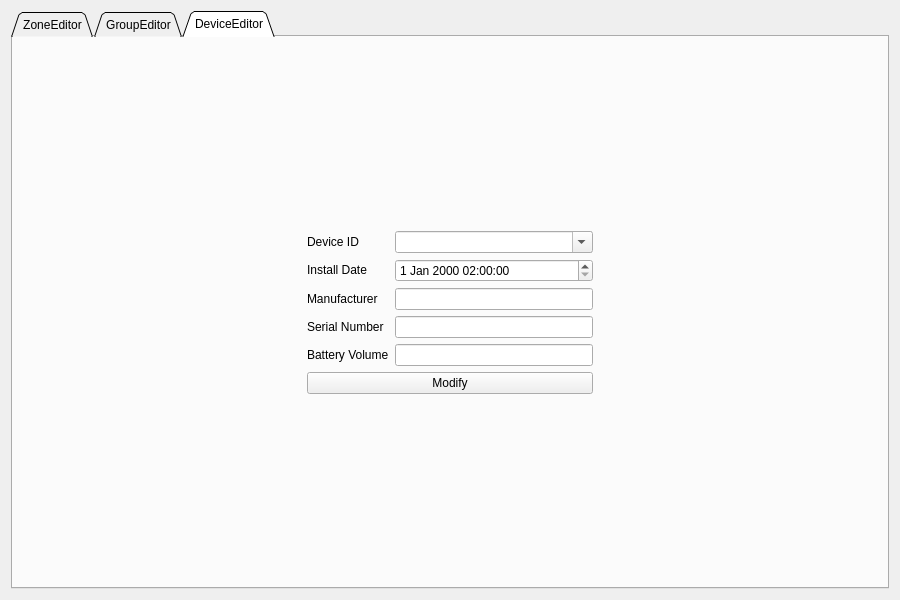
<?xml version="1.0" encoding="UTF-8"?>
<ui version="4.0">
 <class>DialogGroupEditor</class>
 <widget class="QDialog" name="DialogGroupEditor">
  <property name="geometry">
   <rect>
    <x>0</x>
    <y>0</y>
    <width>900</width>
    <height>600</height>
   </rect>
  </property>
  <property name="windowTitle">
   <string>GroupEditor</string>
  </property>
  <layout class="QGridLayout" name="gridLayout_5">
   <item row="0" column="0">
    <widget class="QTabWidget" name="tabWidget">
     <property name="tabShape">
      <enum>QTabWidget::Triangular</enum>
     </property>
     <property name="currentIndex">
      <number>2</number>
     </property>
     <widget class="QWidget" name="tabZone">
      <attribute name="title">
       <string>ZoneEditor</string>
      </attribute>
      <layout class="QGridLayout" name="gridLayout_4">
       <item row="0" column="0">
        <widget class="QGroupBox" name="groupBox">
         <property name="title">
          <string/>
         </property>
         <layout class="QHBoxLayout" name="horizontalLayout_2">
          <item>
           <widget class="QLabel" name="label">
            <property name="text">
             <string>Zone Name</string>
            </property>
           </widget>
          </item>
          <item>
           <widget class="QLineEdit" name="editZoneName"/>
          </item>
          <item>
           <widget class="QPushButton" name="btnZoneAdd">
            <property name="text">
             <string>Add</string>
            </property>
           </widget>
          </item>
          <item>
           <spacer name="horizontalSpacer_2">
            <property name="orientation">
             <enum>Qt::Horizontal</enum>
            </property>
            <property name="sizeHint" stdset="0">
             <size>
              <width>294</width>
              <height>20</height>
             </size>
            </property>
           </spacer>
          </item>
         </layout>
        </widget>
       </item>
       <item row="1" column="0">
        <widget class="QGroupBox" name="groupBox_3">
         <property name="title">
          <string/>
         </property>
         <layout class="QGridLayout" name="gridLayout_2">
          <item row="0" column="0">
           <widget class="QLabel" name="label_4">
            <property name="text">
             <string>Zone List</string>
            </property>
           </widget>
          </item>
          <item row="0" column="1" rowspan="2">
           <spacer name="verticalSpacer_2">
            <property name="orientation">
             <enum>Qt::Vertical</enum>
            </property>
            <property name="sizeHint" stdset="0">
             <size>
              <width>20</width>
              <height>81</height>
             </size>
            </property>
           </spacer>
          </item>
          <item row="0" column="2">
           <widget class="QLabel" name="label_5">
            <property name="text">
             <string>Groups In</string>
            </property>
           </widget>
          </item>
          <item row="0" column="3" rowspan="5">
           <spacer name="verticalSpacer_4">
            <property name="orientation">
             <enum>Qt::Vertical</enum>
            </property>
            <property name="sizeHint" stdset="0">
             <size>
              <width>20</width>
              <height>169</height>
             </size>
            </property>
           </spacer>
          </item>
          <item row="0" column="4">
           <widget class="QLabel" name="label_6">
            <property name="text">
             <string>Groups Out</string>
            </property>
           </widget>
          </item>
          <item row="2" column="1">
           <widget class="QLabel" name="label_2">
            <property name="text">
             <string>Old Name</string>
            </property>
           </widget>
          </item>
          <item row="3" column="1">
           <widget class="QLineEdit" name="editZoneNameOld"/>
          </item>
          <item row="4" column="1">
           <widget class="QLabel" name="label_3">
            <property name="text">
             <string>New Name</string>
            </property>
           </widget>
          </item>
          <item row="5" column="1">
           <widget class="QLineEdit" name="editZoneNameNew"/>
          </item>
          <item row="5" column="3">
           <widget class="QPushButton" name="btnGroupOut">
            <property name="text">
             <string>&gt;&gt;</string>
            </property>
           </widget>
          </item>
          <item row="6" column="1">
           <widget class="QPushButton" name="btnZoneModify">
            <property name="text">
             <string>Modify</string>
            </property>
           </widget>
          </item>
          <item row="6" column="3">
           <widget class="QPushButton" name="btnGroupIn">
            <property name="text">
             <string>&lt;&lt;</string>
            </property>
           </widget>
          </item>
          <item row="7" column="1">
           <widget class="QPushButton" name="btnZoneDelete">
            <property name="text">
             <string>Delete</string>
            </property>
           </widget>
          </item>
          <item row="7" column="3" rowspan="2">
           <spacer name="verticalSpacer_3">
            <property name="orientation">
             <enum>Qt::Vertical</enum>
            </property>
            <property name="sizeHint" stdset="0">
             <size>
              <width>20</width>
              <height>154</height>
             </size>
            </property>
           </spacer>
          </item>
          <item row="8" column="1">
           <spacer name="verticalSpacer">
            <property name="orientation">
             <enum>Qt::Vertical</enum>
            </property>
            <property name="sizeHint" stdset="0">
             <size>
              <width>20</width>
              <height>111</height>
             </size>
            </property>
           </spacer>
          </item>
          <item row="1" column="0" rowspan="8">
           <widget class="QListView" name="listViewZone"/>
          </item>
          <item row="1" column="2" rowspan="8">
           <widget class="QListView" name="listViewGroupIn"/>
          </item>
          <item row="1" column="4" rowspan="8">
           <widget class="QListView" name="listViewGroupOut"/>
          </item>
         </layout>
        </widget>
       </item>
      </layout>
     </widget>
     <widget class="QWidget" name="tabGroup">
      <attribute name="title">
       <string>GroupEditor</string>
      </attribute>
      <layout class="QVBoxLayout" name="verticalLayout_2">
       <item>
        <widget class="QGroupBox" name="groupBox_2">
         <property name="title">
          <string/>
         </property>
         <layout class="QHBoxLayout" name="horizontalLayout_3">
          <item>
           <widget class="QLabel" name="label_7">
            <property name="text">
             <string>Group Name</string>
            </property>
           </widget>
          </item>
          <item>
           <widget class="QLineEdit" name="editGroupName"/>
          </item>
          <item>
           <widget class="QPushButton" name="btnGroupAdd">
            <property name="text">
             <string>Add</string>
            </property>
           </widget>
          </item>
          <item>
           <spacer name="horizontalSpacer_3">
            <property name="orientation">
             <enum>Qt::Horizontal</enum>
            </property>
            <property name="sizeHint" stdset="0">
             <size>
              <width>294</width>
              <height>20</height>
             </size>
            </property>
           </spacer>
          </item>
         </layout>
        </widget>
       </item>
       <item>
        <widget class="QGroupBox" name="groupBox_4">
         <property name="title">
          <string/>
         </property>
         <layout class="QGridLayout" name="gridLayout_3">
          <item row="0" column="0">
           <widget class="QLabel" name="label_8">
            <property name="text">
             <string>Group List</string>
            </property>
           </widget>
          </item>
          <item row="0" column="1" rowspan="2">
           <spacer name="verticalSpacer_5">
            <property name="orientation">
             <enum>Qt::Vertical</enum>
            </property>
            <property name="sizeHint" stdset="0">
             <size>
              <width>20</width>
              <height>81</height>
             </size>
            </property>
           </spacer>
          </item>
          <item row="0" column="2">
           <widget class="QLabel" name="label_9">
            <property name="text">
             <string>Device In</string>
            </property>
           </widget>
          </item>
          <item row="0" column="3" rowspan="5">
           <spacer name="verticalSpacer_6">
            <property name="orientation">
             <enum>Qt::Vertical</enum>
            </property>
            <property name="sizeHint" stdset="0">
             <size>
              <width>20</width>
              <height>169</height>
             </size>
            </property>
           </spacer>
          </item>
          <item row="0" column="4">
           <widget class="QLabel" name="label_10">
            <property name="text">
             <string>Device Out</string>
            </property>
           </widget>
          </item>
          <item row="1" column="0" rowspan="8">
           <widget class="QListView" name="listViewGroup"/>
          </item>
          <item row="1" column="2" rowspan="8">
           <widget class="QListView" name="listViewDeviceIn"/>
          </item>
          <item row="1" column="4" rowspan="8">
           <widget class="QListView" name="listViewDeviceOut"/>
          </item>
          <item row="2" column="1">
           <widget class="QLabel" name="label_11">
            <property name="text">
             <string>Old Name</string>
            </property>
           </widget>
          </item>
          <item row="3" column="1">
           <widget class="QLineEdit" name="editGroupNameOld"/>
          </item>
          <item row="4" column="1">
           <widget class="QLabel" name="label_12">
            <property name="text">
             <string>New Name</string>
            </property>
           </widget>
          </item>
          <item row="5" column="1">
           <widget class="QLineEdit" name="editGroupNameNew"/>
          </item>
          <item row="5" column="3">
           <widget class="QPushButton" name="btnDeviceOut">
            <property name="text">
             <string>&gt;&gt;</string>
            </property>
           </widget>
          </item>
          <item row="6" column="1">
           <widget class="QPushButton" name="btnGroupModify">
            <property name="text">
             <string>Modify</string>
            </property>
           </widget>
          </item>
          <item row="6" column="3">
           <widget class="QPushButton" name="btnDeviceIn">
            <property name="text">
             <string>&lt;&lt;</string>
            </property>
           </widget>
          </item>
          <item row="7" column="1">
           <widget class="QPushButton" name="btnGroupDelete">
            <property name="text">
             <string>Delete</string>
            </property>
           </widget>
          </item>
          <item row="7" column="3" rowspan="2">
           <spacer name="verticalSpacer_7">
            <property name="orientation">
             <enum>Qt::Vertical</enum>
            </property>
            <property name="sizeHint" stdset="0">
             <size>
              <width>20</width>
              <height>154</height>
             </size>
            </property>
           </spacer>
          </item>
          <item row="8" column="1">
           <spacer name="verticalSpacer_8">
            <property name="orientation">
             <enum>Qt::Vertical</enum>
            </property>
            <property name="sizeHint" stdset="0">
             <size>
              <width>20</width>
              <height>111</height>
             </size>
            </property>
           </spacer>
          </item>
         </layout>
        </widget>
       </item>
      </layout>
     </widget>
     <widget class="QWidget" name="tabDevice">
      <attribute name="title">
       <string>DeviceEditor</string>
      </attribute>
      <layout class="QVBoxLayout" name="verticalLayout_5">
       <item>
        <spacer name="verticalSpacer_9">
         <property name="orientation">
          <enum>Qt::Vertical</enum>
         </property>
         <property name="sizeHint" stdset="0">
          <size>
           <width>20</width>
           <height>146</height>
          </size>
         </property>
        </spacer>
       </item>
       <item>
        <layout class="QHBoxLayout" name="horizontalLayout">
         <item>
          <spacer name="horizontalSpacer">
           <property name="orientation">
            <enum>Qt::Horizontal</enum>
           </property>
           <property name="sizeHint" stdset="0">
            <size>
             <width>40</width>
             <height>20</height>
            </size>
           </property>
          </spacer>
         </item>
         <item>
          <layout class="QGridLayout" name="gridLayout">
           <item row="0" column="0">
            <layout class="QVBoxLayout" name="verticalLayout_4">
             <item>
              <widget class="QLabel" name="label_17">
               <property name="text">
                <string>Device ID</string>
               </property>
              </widget>
             </item>
             <item>
              <widget class="QLabel" name="label_13">
               <property name="text">
                <string>Install Date</string>
               </property>
              </widget>
             </item>
             <item>
              <widget class="QLabel" name="label_14">
               <property name="text">
                <string>Manufacturer</string>
               </property>
              </widget>
             </item>
             <item>
              <widget class="QLabel" name="label_15">
               <property name="text">
                <string>Serial Number</string>
               </property>
              </widget>
             </item>
             <item>
              <widget class="QLabel" name="label_16">
               <property name="text">
                <string>Battery Volume</string>
               </property>
              </widget>
             </item>
            </layout>
           </item>
           <item row="0" column="1">
            <layout class="QVBoxLayout" name="verticalLayout_3">
             <item>
              <widget class="QComboBox" name="combxDevice">
               <property name="editable">
                <bool>true</bool>
               </property>
              </widget>
             </item>
             <item>
              <widget class="QDateTimeEdit" name="dateTimeEdit">
               <property name="time">
                <time>
                 <hour>2</hour>
                 <minute>0</minute>
                 <second>0</second>
                </time>
               </property>
               <property name="calendarPopup">
                <bool>false</bool>
               </property>
              </widget>
             </item>
             <item>
              <widget class="QLineEdit" name="editManufacturer"/>
             </item>
             <item>
              <widget class="QLineEdit" name="editSerialNumber"/>
             </item>
             <item>
              <widget class="QLineEdit" name="editBatteryVolume"/>
             </item>
            </layout>
           </item>
           <item row="1" column="0" colspan="2">
            <widget class="QPushButton" name="btnDetailInfo">
             <property name="text">
              <string>Modify</string>
             </property>
            </widget>
           </item>
          </layout>
         </item>
         <item>
          <spacer name="horizontalSpacer_4">
           <property name="orientation">
            <enum>Qt::Horizontal</enum>
           </property>
           <property name="sizeHint" stdset="0">
            <size>
             <width>40</width>
             <height>20</height>
            </size>
           </property>
          </spacer>
         </item>
        </layout>
       </item>
       <item>
        <spacer name="verticalSpacer_10">
         <property name="orientation">
          <enum>Qt::Vertical</enum>
         </property>
         <property name="sizeHint" stdset="0">
          <size>
           <width>20</width>
           <height>145</height>
          </size>
         </property>
        </spacer>
       </item>
      </layout>
     </widget>
    </widget>
   </item>
  </layout>
 </widget>
 <resources/>
 <connections/>
</ui>
